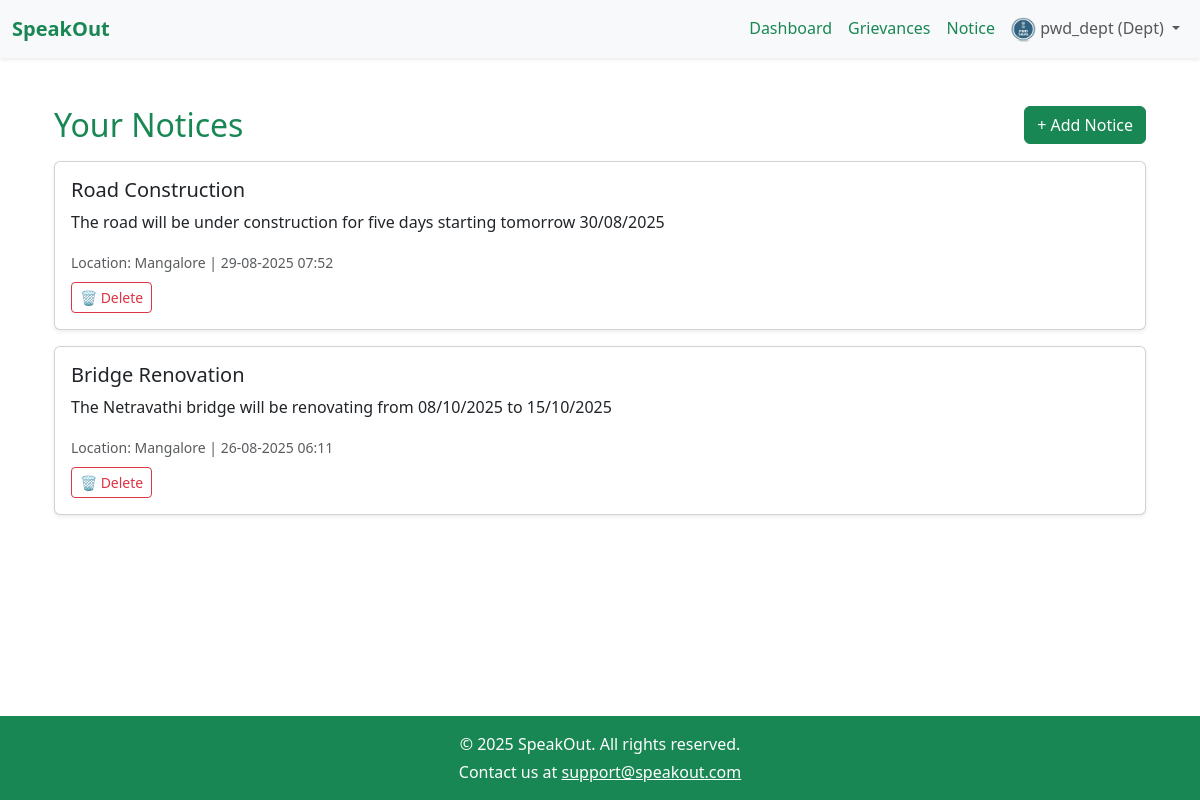
The app's page /department/notices (signed in) with its own data.
### models.py (models this page shows)
class Notice(db.Model):
    id = db.Column(db.Integer, primary_key=True)
    title = db.Column(db.String(150), nullable=False)
    message = db.Column(db.Text, nullable=False)
    location = db.Column(db.String(100), nullable=False)
    timestamp = db.Column(db.DateTime, default=datetime.utcnow)
    department_id = db.Column(db.Integer, db.ForeignKey('department.id'), nullable=False)
    department = db.relationship("Department", backref="notices")

### app.py (the view)
@app.route("/department/notices")
def d_view_notices():
    if "department_id" not in session or session.get("role") != "department":
        flash("Please log in as a department.", "warning")
        return redirect(url_for("login"))
    department_id = session["department_id"]
    notices = Notice.query.filter_by(department_id=department_id).order_by(Notice.timestamp.desc()).all()
    return render_template("department/d_view_notices.html", notices=notices)

### templates/department/d_view_notices.html
{% extends "base.html" %}
{% block content %}
<div class="container mt-4">
  <div class="d-flex justify-content-between align-items-center mb-3">
  <h2 class="text-success mb-0">Your Notices</h2>
  <a href="{{ url_for('d_notices') }}" class="btn btn-success">+ Add Notice</a>
</div>
  {% for notice in notices %}
  <div class="card mb-3 shadow-sm">
    <div class="card-body">
      <h5 class="card-title">{{ notice.title }}</h5>
      <p class="card-text">{{ notice.message }}</p>
      <small class="text-muted">Location: {{ notice.location }} |
        {{ notice.timestamp.strftime("%d-%m-%Y %H:%M") }}</small>
      <div class="mt-2">
        <a href="{{ url_for('d_delete_notice', notice_id=notice.id) }}"
           class="btn btn-sm btn-outline-danger"
           onclick="return confirm('Delete this notice?')">🗑️ Delete</a>
      </div>
    </div>
  </div>
  {% else %}
  <p class="text-muted">No notices created yet.</p>
  {% endfor %}
</div>
{% endblock %}

### records on screen
Notice: title "Road Construction", message "The road will be under construction for five days starting tomorrow 30/08/2025", location "Mangalore", timestamp "29-08-2025 07:52"
Notice: title "Bridge Renovation", message "The Netravathi bridge will be renovating from 08/10/2025 to 15/10/2025", location "Mangalore", timestamp "26-08-2025 06:11"

### other values on screen
{{ session.get('username') }} "pwd_dept"
